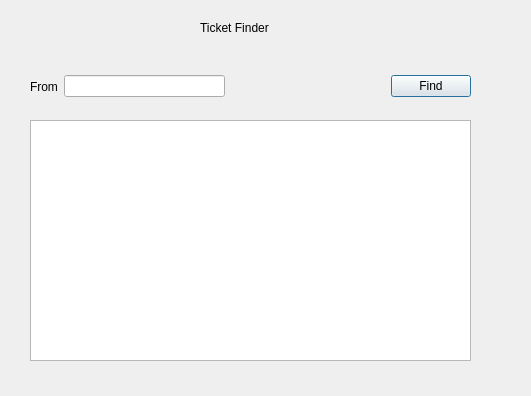
<?xml version="1.0" encoding="UTF-8"?>
<ui version="4.0">
 <class>findticket</class>
 <widget class="QDialog" name="findticket">
  <property name="geometry">
   <rect>
    <x>0</x>
    <y>0</y>
    <width>531</width>
    <height>396</height>
   </rect>
  </property>
  <property name="windowTitle">
   <string>Find Ticket</string>
  </property>
  <widget class="QLabel" name="label">
   <property name="geometry">
    <rect>
     <x>200</x>
     <y>20</y>
     <width>91</width>
     <height>16</height>
    </rect>
   </property>
   <property name="text">
    <string>Ticket Finder</string>
   </property>
  </widget>
  <widget class="QLabel" name="label_3">
   <property name="geometry">
    <rect>
     <x>40</x>
     <y>100</y>
     <width>58</width>
     <height>16</height>
    </rect>
   </property>
   <property name="text">
    <string/>
   </property>
  </widget>
  <widget class="QTableView" name="tableView">
   <property name="geometry">
    <rect>
     <x>30</x>
     <y>120</y>
     <width>441</width>
     <height>241</height>
    </rect>
   </property>
  </widget>
  <widget class="QWidget" name="">
   <property name="geometry">
    <rect>
     <x>30</x>
     <y>70</y>
     <width>441</width>
     <height>33</height>
    </rect>
   </property>
   <layout class="QHBoxLayout" name="horizontalLayout">
    <item>
     <widget class="QLabel" name="label_2">
      <property name="text">
       <string>From</string>
      </property>
     </widget>
    </item>
    <item>
     <widget class="QLineEdit" name="txtFrom"/>
    </item>
    <item>
     <spacer name="horizontalSpacer">
      <property name="orientation">
       <enum>Qt::Horizontal</enum>
      </property>
      <property name="sizeHint" stdset="0">
       <size>
        <width>40</width>
        <height>20</height>
       </size>
      </property>
     </spacer>
    </item>
    <item>
     <widget class="QPushButton" name="btnFind">
      <property name="text">
       <string>Find</string>
      </property>
     </widget>
    </item>
   </layout>
  </widget>
 </widget>
 <resources/>
 <connections/>
</ui>
